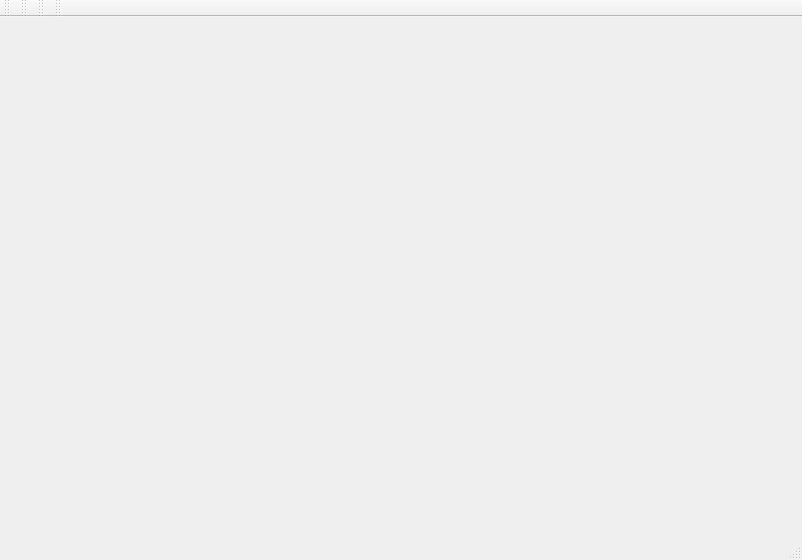
<?xml version="1.0" encoding="UTF-8"?>
<ui version="4.0">
 <class>MainWindow</class>
 <widget class="QMainWindow" name="MainWindow">
  <property name="geometry">
   <rect>
    <x>0</x>
    <y>0</y>
    <width>802</width>
    <height>560</height>
   </rect>
  </property>
  <property name="minimumSize">
   <size>
    <width>802</width>
    <height>520</height>
   </size>
  </property>
  <property name="windowTitle">
   <string>MainWindow</string>
  </property>
  <property name="toolButtonStyle">
   <enum>Qt::ToolButtonIconOnly</enum>
  </property>
  <widget class="QWidget" name="centralwidget"/>
  <widget class="QStatusBar" name="statusBar">
   <property name="focusPolicy">
    <enum>Qt::NoFocus</enum>
   </property>
   <property name="styleSheet">
    <string notr="true"/>
   </property>
  </widget>
  <widget class="QToolBar" name="GameToolBar">
   <property name="windowTitle">
    <string>toolBar</string>
   </property>
   <attribute name="toolBarArea">
    <enum>TopToolBarArea</enum>
   </attribute>
   <attribute name="toolBarBreak">
    <bool>false</bool>
   </attribute>
  </widget>
  <widget class="QToolBar" name="OperateToolBar">
   <property name="windowTitle">
    <string>toolBar_3</string>
   </property>
   <attribute name="toolBarArea">
    <enum>TopToolBarArea</enum>
   </attribute>
   <attribute name="toolBarBreak">
    <bool>false</bool>
   </attribute>
  </widget>
  <widget class="QToolBar" name="FunctionToolBar">
   <property name="windowTitle">
    <string>toolBar_4</string>
   </property>
   <attribute name="toolBarArea">
    <enum>TopToolBarArea</enum>
   </attribute>
   <attribute name="toolBarBreak">
    <bool>false</bool>
   </attribute>
  </widget>
  <widget class="QToolBar" name="MusicToolBar">
   <property name="windowTitle">
    <string>toolBar_6</string>
   </property>
   <attribute name="toolBarArea">
    <enum>TopToolBarArea</enum>
   </attribute>
   <attribute name="toolBarBreak">
    <bool>false</bool>
   </attribute>
  </widget>
  <action name="actionhello">
   <property name="text">
    <string>hello</string>
   </property>
  </action>
 </widget>
 <resources/>
 <connections/>
</ui>
